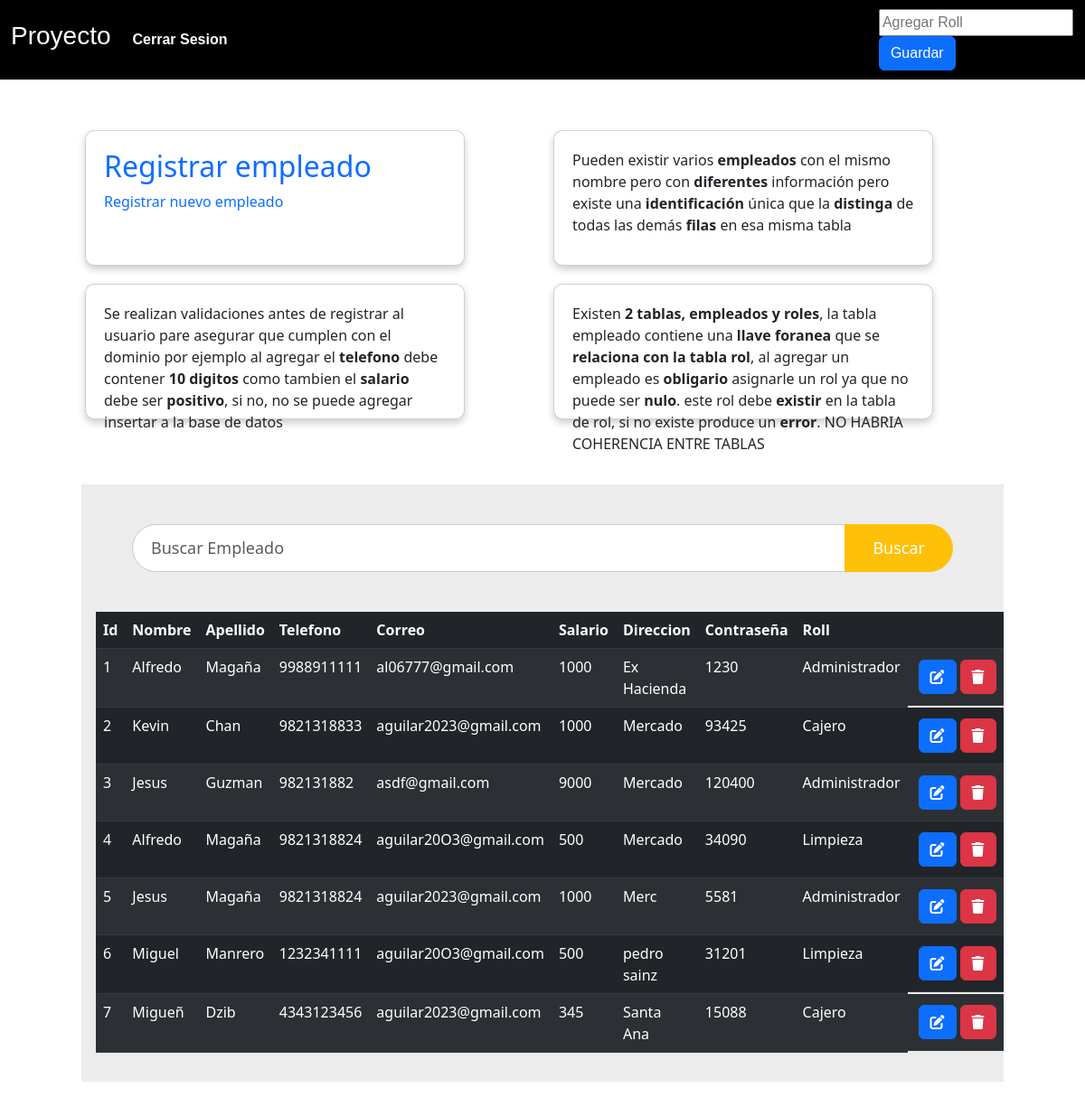
Page /roles/adm2.php on the committed database.
### tables this page shows
CREATE TABLE `empleados` (
  `Id_Empleado` int(50) NOT NULL,
  `Nombre` varchar(50) NOT NULL,
  `Apellido` varchar(50) NOT NULL,
  `Telefono` bigint(20) NOT NULL,
  `Correo` varchar(50) NOT NULL,
  `Salario` int(10) NOT NULL,
  `Direccion` varchar(50) NOT NULL,
  `Contraseña` varchar(50) NOT NULL,
  `Id_Roll` int(100) NOT NULL
);

CREATE TABLE `roles` (
  `Id_Roll` int(100) NOT NULL,
  `Tipo` varchar(100) NOT NULL
);

### roles/adm2.php (the view, shortened to what this page needs)
<!DOCTYPE html>
<html lang="es">
<head>
    <link href="https://cdn.jsdelivr.net/npm/bootstrap@5.3.0-alpha1/dist/css/bootstrap.min.css" rel="stylesheet">
    <link rel="stylesheet" href="adm.css">
</head>
<body>
    <section>
        <div class="container-fluid row" style="justify-content: center;">
            <nav class="navbar navbar-expand-lg navbar-custom fixed-top" style="background-color: #000000;">
                <div class="container-fluid">
                    <h3 class="titulo">Proyecto</h3>
                    <a class="dropdown-item btn btn-danger p-4" href="../controlador/cerrar_session.php"><strong>Cerrar
                            Sesion</strong></a>
                    <form method="POST">
                        <input type="text" name="rolesCanela" placeholder="Agregar Roll">
                        <button type="submit" class="btn btn-primary" name="GUARDAR" value="ok">Guardar</button>
                    </form>
                </div>
            </nav>
        </div>
    </section>
    <section>
        <div class="container mt-5">
            <section class="container" style="margin-top: 140px;">
                <div class="row m-4 p-1">
                    <div class="col-sm-6">
                        <div class="card">
                            <a href="#" data-bs-toggle="modal" data-bs-target="#exampleModalToggle" style="text-decoration: none;">
                                <h2>Registrar empleado</h2>
                                <p>Registrar nuevo empleado</p>
                            </a>
                        </div>
                    </div>
                    <div class="col-sm-6">
                        <div class="card">
                            <p>Pueden existir varios <strong>empleados</strong> con el mismo nombre pero con <strong>diferentes</strong> información
                                pero existe una <strong>identificación</strong> única que la <strong>distinga</strong> de todas las demás <strong>filas
                                </strong> en esa misma tabla
                            </p>
                        </div>
                    </div>
                    <div class="col-sm-6">
                        <div class="card">
                            <p>
                                Se realizan validaciones antes de registrar al usuario pare asegurar que cumplen con el dominio
                                por ejemplo al agregar el <strong>telefono</strong> debe contener <strong>10 digitos</strong> como
                                tambien el <strong> salario</strong> debe ser <strong>positivo</strong>, si no, no se puede agregar insertar a la base de datos
                            </p>
                        </div>
                    </div>
                    <div class="col-sm-6">
                        <div class="card">
                            <p>
                                Existen <strong>2 tablas, empleados y roles</strong>, la tabla empleado contiene una <strong>llave foranea</strong> que se
                                <strong>relaciona con la tabla rol</strong>, al agregar un empleado es <strong>obligario</strong> asignarle un rol ya que no puede ser <strong>nulo</strong>.
                                este rol debe <strong>existir</strong> en la tabla de rol, si no existe produce un <strong>error</strong>. NO HABRIA COHERENCIA ENTRE TABLAS
                            </p>
                        </div>
                    </div>
            </section>
            <div class="accordion m-5 p-3" id="accordionExample" style="background-color: #ECECEC;">
                <div class="row m-4 p-1">
                    <div class="col-md-12">
                        <form role="search" method="GET" onsubmit="mostrarMensaje()">
                            <div class="input-group mb-3">
                                <input name="InputBuscarEmpleado" class="form-control" type="search" placeholder="Buscar Empleado" aria-label="Search">
                                <button class="btn btn-primary" type="submit" name="BuscadorEmpleado" value="ok">Buscar</button>
                            </div>
                        </form>
                    </div>
                </div>
                <?php
                include "../modelo/conexion.php";
                $sql2 = "SELECT * FROM empleados
                     JOIN roles ON empleados.Id_Roll = roles.Id_Roll";
                $resultado2 = $conexion->query($sql2);
                ?>
                <table class="table table-dark table-striped">
                    <thead>
                        <tr>
                            <th scope="col">Id</th>
                            <th scope="col">Nombre</th>
                            <th scope="col">Apellido</th>
                            <th scope="col">Telefono</th>
                            <th scope="col">Correo</th>
                            <th scope="col">Salario</th>
                            <th scope="col">Direccion</th>
                            <th scope="col">Contraseña</th>
                            <th scope="col">Roll</th>
                            <th scope="col"></th>
                        </tr>
                    </thead>
                    <tbody>
                        <tr>
                            <?php
                            while ($datos2 = $resultado2->fetch_object()) { ?>
                                <td><?= $datos2->Id_Empleado ?></td>
                                <td><?= $datos2->Nombre ?></td>
                                <td><?= $datos2->Apellido ?></td>
                                <td><?= $datos2->Telefono ?></td>
                                <td><?= $datos2->Correo ?></td>
                                <td><?= $datos2->Salario ?></td>
                                <td><?= $datos2->Direccion ?></td>
                                <td><?= $datos2->Contraseña ?></td>
                                <td><?= $datos2->Tipo ?></td>
                                <td style="display: flex; align-items: center;">
                                    <a href="../vistas/modificar_empleado.php?id=<?= $datos2->Id_Empleado ?>" class="btn btn-small btn-primary m-1">
                                        <i class="fa-solid fa-pen-to-square"></i></i></a>
                                    <a onclick="return eliminarEmpleado()" href="administrador.php?idE=<?= $datos2->Id_Empleado ?>" class="btn btn-small btn-danger"><i class="fa-solid fa-trash"></i></a>
                                </td>
                        </tr>
                    <?php } ?>
                    </tbody>
                </table>
            </div>
        </div>
    </section>
</body>
</html>

### roles/adm.css (style rules this page uses)
.titulo { text-align: center; }
.titulo { font-family: Arial Black, Helvetica, sans-serif; }
.navbar-custom { background-color: #222; color: white; font-family: Arial, sans-serif; font-size: 16px; }
.navbar-custom a { color: white; }
.input-group input { border-radius: 50px; border-color: #ccc; box-shadow: none; font-size: 18px; font-weight: 400; padding: 12px 20px; }
.input-group button { border-radius: 50px; background-color: #FFC107; border-color: #FFC107; color: #fff; font-size: 18px; font-weight: 400; padding: 12px 30px; transition: all 0.3s ease-in-out; }
.card { width: 200px; height: 150px; background-color: #fff; border-radius: 10px; box-shadow: 0 2px 5px rgba(0, 0, 0, 0.3); }
.card { background-color: #fff; box-shadow: 0 4px 8px 0 rgba(0, 0, 0, 0.2); padding: 20px; margin-bottom: 20px; width: calc(90% - 25px); box-sizing: border-box; transition: all 0.3s ease-in-out; }

### rows in the picture
empleados: Id_Empleado "1", Nombre "Alfredo", Apellido "Magaña", Telefono "9988911111", Correo "al06777@gmail.com", Salario "1000", Direccion "Ex Hacienda", Contraseña "1230", Id_Roll.Tipo "Administrador"
empleados: Id_Empleado "2", Nombre "Kevin", Apellido "Chan", Telefono "9821318833", Correo "aguilar2023@gmail.com", Salario "1000", Direccion "Mercado", Contraseña "93425", Id_Roll.Tipo "Cajero"
empleados: Id_Empleado "3", Nombre "Jesus", Apellido "Guzman", Telefono "982131882", Correo "asdf@gmail.com", Salario "9000", Direccion "Mercado", Contraseña "120400", Id_Roll.Tipo "Administrador"
empleados: Id_Empleado "4", Nombre "Alfredo", Apellido "Magaña", Telefono "9821318824", Correo "aguilar20O3@gmail.com", Salario "500", Direccion "Mercado", Contraseña "34090", Id_Roll.Tipo "Limpieza"
empleados: Id_Empleado "5", Nombre "Jesus", Apellido "Magaña", Telefono "9821318824", Correo "aguilar2023@gmail.com", Salario "1000", Direccion "Merc", Contraseña "5581", Id_Roll.Tipo "Administrador"
empleados: Id_Empleado "6", Nombre "Miguel", Apellido "Manrero", Telefono "1232341111", Correo "aguilar20O3@gmail.com", Salario "500", Direccion "pedro sainz", Contraseña "31201", Id_Roll.Tipo "Limpieza"
empleados: Id_Empleado "7", Nombre "Migueñ", Apellido "Dzib", Telefono "4343123456", Correo "aguilar2023@gmail.com", Salario "345", Direccion "Santa Ana", Contraseña "15088", Id_Roll.Tipo "Cajero"
